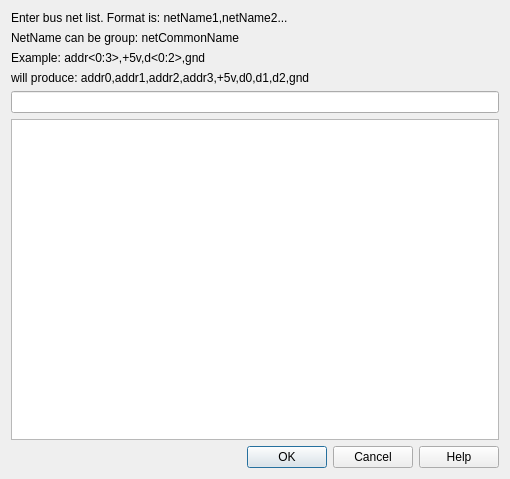
<?xml version="1.0" encoding="UTF-8"?>
<ui version="4.0">
 <class>SdDGetBus</class>
 <widget class="QDialog" name="SdDGetBus">
  <property name="geometry">
   <rect>
    <x>0</x>
    <y>0</y>
    <width>510</width>
    <height>479</height>
   </rect>
  </property>
  <property name="windowTitle">
   <string>Enter bus net list</string>
  </property>
  <layout class="QVBoxLayout" name="verticalLayout">
   <item>
    <widget class="QLabel" name="label">
     <property name="text">
      <string>Enter bus net list. Format is: netName1,netName2...</string>
     </property>
    </widget>
   </item>
   <item>
    <widget class="QLabel" name="label_2">
     <property name="text">
      <string>NetName can be group: netCommonName&lt;startIndex:stopIndex&gt;</string>
     </property>
    </widget>
   </item>
   <item>
    <widget class="QLabel" name="label_3">
     <property name="text">
      <string>Example: addr&lt;0:3&gt;,+5v,d&lt;0:2&gt;,gnd</string>
     </property>
    </widget>
   </item>
   <item>
    <widget class="QLabel" name="label_4">
     <property name="text">
      <string>will produce: addr0,addr1,addr2,addr3,+5v,d0,d1,d2,gnd</string>
     </property>
    </widget>
   </item>
   <item>
    <widget class="QLineEdit" name="mBusEdit"/>
   </item>
   <item>
    <widget class="QListWidget" name="mBusList"/>
   </item>
   <item>
    <widget class="QDialogButtonBox" name="buttonBox">
     <property name="orientation">
      <enum>Qt::Horizontal</enum>
     </property>
     <property name="standardButtons">
      <set>QDialogButtonBox::Cancel|QDialogButtonBox::Help|QDialogButtonBox::Ok</set>
     </property>
    </widget>
   </item>
  </layout>
 </widget>
 <resources/>
 <connections>
  <connection>
   <sender>buttonBox</sender>
   <signal>accepted()</signal>
   <receiver>SdDGetBus</receiver>
   <slot>accept()</slot>
   <hints>
    <hint type="sourcelabel">
     <x>248</x>
     <y>254</y>
    </hint>
    <hint type="destinationlabel">
     <x>157</x>
     <y>274</y>
    </hint>
   </hints>
  </connection>
  <connection>
   <sender>buttonBox</sender>
   <signal>rejected()</signal>
   <receiver>SdDGetBus</receiver>
   <slot>reject()</slot>
   <hints>
    <hint type="sourcelabel">
     <x>316</x>
     <y>260</y>
    </hint>
    <hint type="destinationlabel">
     <x>286</x>
     <y>274</y>
    </hint>
   </hints>
  </connection>
 </connections>
</ui>
